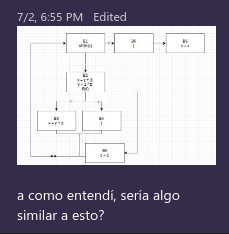
#> input picture class_exercises/python-approach/similar.png, 229 x 234 px
$ python lighther_conversion.py
#> lines starting #> are read from the running program, lines starting #| are printed output that depends on the picture
import numpy as np
import math
import cv2 as cv
import pysnooper

img = cv.imread('similar.png')
#> img is the input picture: shape (234, 229, 3); mean B, G, R 165.6, 152.2, 156.4

print(img)
#> (printed output is left out)

#PIXEL[row][column]
print(img[0][0])
#| [58 40 45]

# RGB Red Green Blue
# This will return Blue Green Red
#BLUE VALUE
print(img[0][0][0])
#| 58

# G = fr*R + fg*G + fb*B
# Pregunta: ¿siempre se hace un floor o se hace un redondeo de acuerdo al decimal?
#print(math.trunc(20.8))
#print(int(img[0][0][0] * 1/3))

### COPY

# EL CONVERTIR LA IMAGEN A GRISES DEBE SER UNA SUBRUTINA
grey_img = img

grey_matrix = []
# Pregunta: ¿si les llama frequency o porque f?
general_frequency = 1/3
red_freq = 1/3
green_freq = 1/3
blue_freq = 1/3

# Change the colors to be blue green red
for i,row in enumerate(img):
  row_pixels = list(map(lambda pixel: math.trunc(red_freq*pixel[2] + green_freq*pixel[1] + blue_freq*pixel[0]), row))
  #print(row_pixels)
  grey_matrix.append(row_pixels)
#> after the loop, grey_matrix = 234 items

def avoid_overflow(image_matrix):
  # solo con una sola operación?
  # Se hace una normalización, para el valor relativo
  print( np.amin(image_matrix) )
  print( np.amax(image_matrix) )
  return

#@pysnooper.snoop()
def change_image(imagen,matrix):
  for i, row in enumerate(imagen):
    for j, pixel in enumerate(row):
      #imagen.itemset((i,j),matrix[i][j])
      imagen[i,j] = matrix[i][j]
  return imagen

def lighten_image(imagen,matrix):
  for i, row in enumerate(imagen):
    for j, pixel in enumerate(row):
      print(matrix[i][j] + 295)
      imagen[i,j] = matrix[i][j] + 295
      # Tengo que bajarlo un nivel más para que pueda ser usado como matriz de numpy y no como un objeto normalizado de cv2 la libreria
      print(f"imagen : {imagen[i,j]}")
#> this loop made 234 passes
#> (printed output is left out)
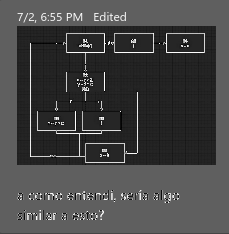
#> imagen: shape (234, 229, 3); min 0, max 255, mean 69.2
  return imagen

#new_image = change_image(grey_img,grey_matrix)

new_image = lighten_image(grey_img,grey_matrix)
avoid_overflow(new_image)
cv.imwrite("new_imagen.png",new_image)
#print(grey_matrix)

# EN UN PROGRAMA DIFERENTE HACER PARA EL USUARIO EL ACLARADO, COPIADO Y NEGATIVO
